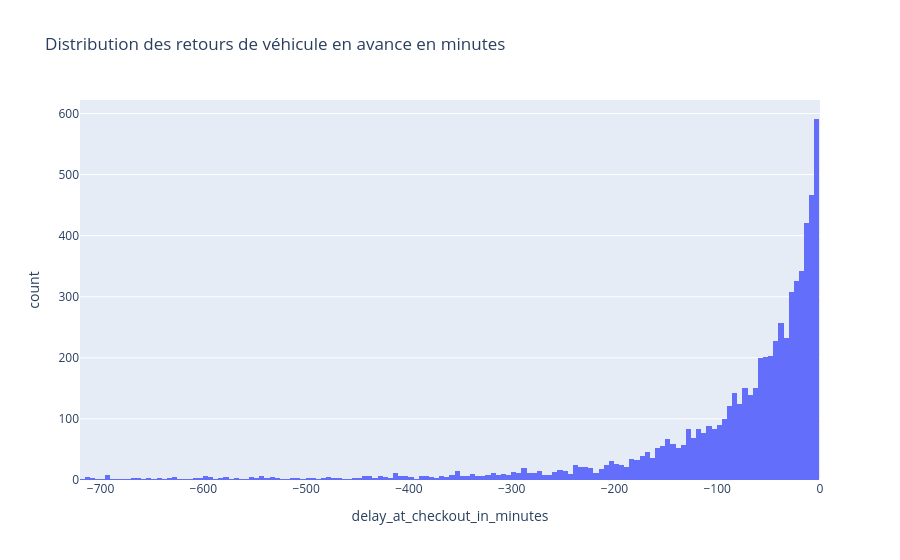

The cell this chart's notebook holds for it:
### Code cell
anomaly_early_rental = delays_df[delays_df["delay_at_checkout_in_minutes"]<0.0]
px.histogram(anomaly_early_rental, x="delay_at_checkout_in_minutes",nbins=10000, range_x=[-12*60, 0], title="Distribution des retours de véhicule en avance en minutes")

### Figure 1 — Plotly figure (JSON) as saved in the notebook; plotly's stock layout.template omitted (floating-point values rounded to 4 significant figures; data arrays with more than 128 entries replaced by an {"elided": "..."} marker saying what was removed)
{"data": [{"bingroup": "x", "hovertemplate": "delay_at_checkout_in_minutes=%{x}<br>count=%{y}<extra></extra>", "legendgroup": "", "marker": {"color": "#636efa", "pattern": {"shape": ""}}, "name": "", "nbinsx": 10000, "orientation": "v", "showlegend": false, "type": "histogram", "x": {"elided": "6820 float values"}, "xaxis": "x", "yaxis": "y"}], "layout": {"barmode": "relative", "legend": {"tracegroupgap": 0}, "title": {"text": "Distribution des retours de véhicule en avance en minutes"}, "xaxis": {"anchor": "y", "domain": [0, 1], "range": [-720, 0], "title": {"text": "delay_at_checkout_in_minutes"}}, "yaxis": {"anchor": "x", "domain": [0, 1], "title": {"text": "count"}}}}
